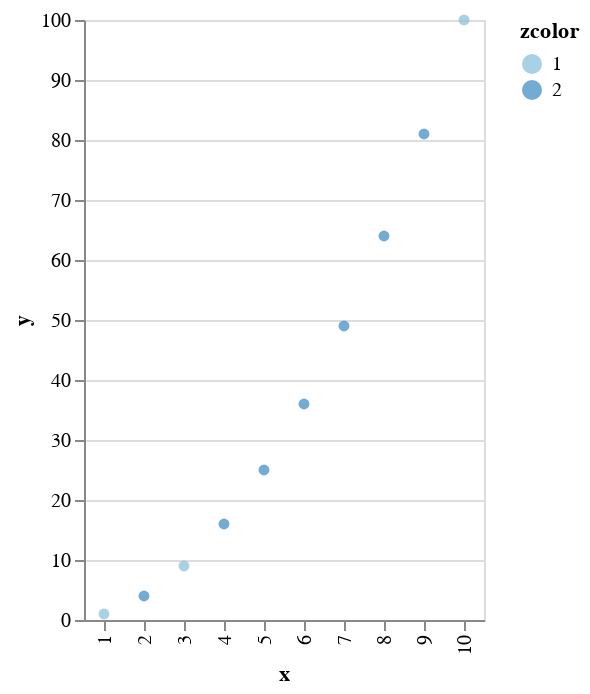

Write notebook code for a chart like this one.
### Markdown cell above
## Scatterplot

### Code cell
x = collect(1:10)
y = float(x.^2)
p = scatterplot(x,y,zcolor=rand(1:2,10),zcolor_type="ordinal")

### Figure 1 — Vega-Lite specification as saved in the notebook (floating-point values rounded to 4 significant figures)
{"data": {"values": [{"x": 1, "y": 1, "zcolor": 1}, {"x": 2, "y": 4, "zcolor": 2}, {"x": 3, "y": 9, "zcolor": 1}, {"x": 4, "y": 16, "zcolor": 2}, {"x": 5, "y": 25, "zcolor": 2}, {"x": 6, "y": 36, "zcolor": 2}, {"x": 7, "y": 49, "zcolor": 2}, {"x": 8, "y": 64, "zcolor": 2}, {"x": 9, "y": 81, "zcolor": 2}, {"x": 10, "y": 100, "zcolor": 1}]}, "encoding": {"color": {"field": "zcolor", "type": "ordinal"}, "x": {"field": "x", "type": "ordinal"}, "y": {"field": "y", "type": "quantitative"}}, "mark": {"type": "circle"}}
